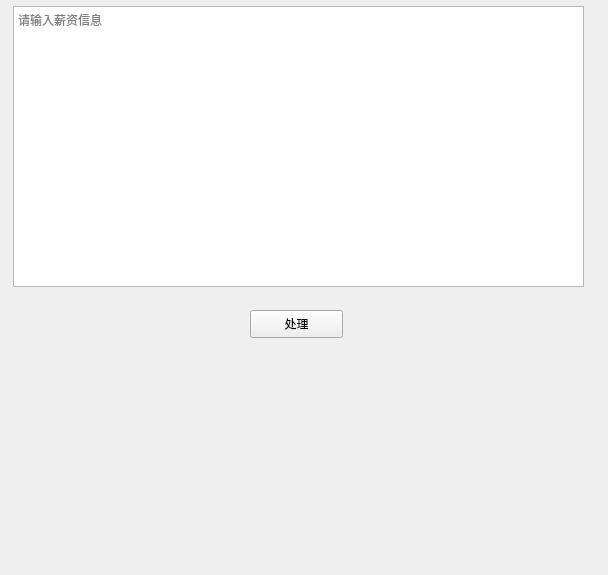
<?xml version="1.0" encoding="UTF-8"?>
<ui version="4.0">
 <class>Form</class>
 <widget class="QWidget" name="Form">
  <property name="geometry">
   <rect>
    <x>0</x>
    <y>0</y>
    <width>608</width>
    <height>575</height>
   </rect>
  </property>
  <property name="windowTitle">
   <string>薪资信息</string>
  </property>
  <widget class="QPushButton" name="button">
   <property name="geometry">
    <rect>
     <x>250</x>
     <y>310</y>
     <width>93</width>
     <height>28</height>
    </rect>
   </property>
   <property name="text">
    <string>处理</string>
   </property>
  </widget>
  <widget class="QPlainTextEdit" name="textEdit">
   <property name="geometry">
    <rect>
     <x>13</x>
     <y>6</y>
     <width>571</width>
     <height>281</height>
    </rect>
   </property>
   <property name="placeholderText">
    <string>请输入薪资信息</string>
   </property>
  </widget>
 </widget>
 <resources/>
 <connections/>
</ui>
